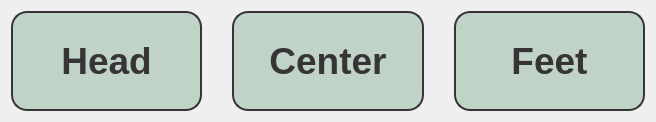
  <widget class="QWidget" name="layoutWidget_5">
   <property name="geometry">
    <rect>
     <x>25</x>
     <y>515</y>
     <width>656</width>
     <height>102</height>
    </rect>
   </property>
   <layout class="QHBoxLayout" name="horizontalLayout_4">
    <property name="spacing">
     <number>30</number>
    </property>
    <item>
     <widget class="QPushButton" name="ch1Button">
      <property name="sizePolicy">
       <sizepolicy hsizetype="Preferred" vsizetype="Fixed">
        <horstretch>0</horstretch>
        <verstretch>0</verstretch>
       </sizepolicy>
      </property>
      <property name="minimumSize">
       <size>
        <width>100</width>
        <height>100</height>
       </size>
      </property>
      <property name="font">
       <font>
        <family>Liberation Sans</family>
        <pointsize>28</pointsize>
        <weight>75</weight>
        <bold>true</bold>
       </font>
      </property>
      <property name="focusPolicy">
       <enum>Qt::NoFocus</enum>
      </property>
      <property name="styleSheet">
       <string notr="true">background-color: rgb(191, 211, 199);
border-radius: 16px;
border:2px solid rgb(55, 52, 53);
color: rgb(55, 52, 53);</string>
      </property>
      <property name="text">
       <string>Head</string>
      </property>
     </widget>
    </item>
    <item>
     <widget class="QPushButton" name="ch2Button">
      <property name="sizePolicy">
       <sizepolicy hsizetype="Preferred" vsizetype="Fixed">
        <horstretch>0</horstretch>
        <verstretch>0</verstretch>
       </sizepolicy>
      </property>
      <property name="minimumSize">
       <size>
        <width>100</width>
        <height>100</height>
       </size>
      </property>
      <property name="font">
       <font>
        <family>Liberation Sans</family>
        <pointsize>28</pointsize>
        <weight>75</weight>
        <bold>true</bold>
       </font>
      </property>
      <property name="focusPolicy">
       <enum>Qt::NoFocus</enum>
      </property>
      <property name="styleSheet">
       <string notr="true">background-color: rgb(191, 211, 199);
border-radius: 16px;
border:2px solid rgb(55, 52, 53);
color: rgb(55, 52, 53);</string>
      </property>
      <property name="text">
       <string>Center</string>
      </property>
     </widget>
    </item>
    <item>
     <widget class="QPushButton" name="ch3Button">
      <property name="sizePolicy">
       <sizepolicy hsizetype="Preferred" vsizetype="Fixed">
        <horstretch>0</horstretch>
        <verstretch>0</verstretch>
       </sizepolicy>
      </property>
      <property name="minimumSize">
       <size>
        <width>100</width>
        <height>100</height>
       </size>
      </property>
      <property name="font">
       <font>
        <family>Liberation Sans</family>
        <pointsize>28</pointsize>
        <weight>75</weight>
        <bold>true</bold>
       </font>
      </property>
      <property name="focusPolicy">
       <enum>Qt::NoFocus</enum>
      </property>
      <property name="styleSheet">
       <string notr="true">background-color: rgb(191, 211, 199);
border-radius: 16px;
border:2px solid rgb(55, 52, 53);
color: rgb(55, 52, 53);</string>
      </property>
      <property name="text">
       <string>Feet</string>
      </property>
     </widget>
    </item>
   </layout>
  </widget>
